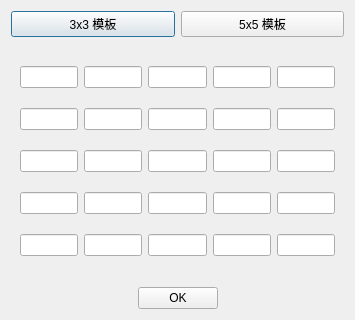
<?xml version="1.0" encoding="UTF-8"?>
<ui version="4.0">
 <class>EnhancementsConvolutionSetting</class>
 <widget class="QDialog" name="EnhancementsConvolutionSetting">
  <property name="geometry">
   <rect>
    <x>0</x>
    <y>0</y>
    <width>355</width>
    <height>320</height>
   </rect>
  </property>
  <property name="windowTitle">
   <string>Dialog</string>
  </property>
  <layout class="QVBoxLayout" name="verticalLayout">
   <item>
    <layout class="QHBoxLayout" name="horizontalLayout">
     <item>
      <widget class="QPushButton" name="pB_33">
       <property name="text">
        <string>3x3 模板</string>
       </property>
      </widget>
     </item>
     <item>
      <widget class="QPushButton" name="pB_55">
       <property name="text">
        <string>5x5 模板</string>
       </property>
      </widget>
     </item>
    </layout>
   </item>
   <item>
    <widget class="QStackedWidget" name="stack">
     <property name="currentIndex">
      <number>1</number>
     </property>
     <widget class="QWidget" name="page_33">
      <layout class="QGridLayout" name="gridLayout">
       <item row="0" column="1">
        <widget class="QLineEdit" name="lineEdit33_1"/>
       </item>
       <item row="0" column="3">
        <widget class="QLineEdit" name="lineEdit33_2"/>
       </item>
       <item row="0" column="5">
        <widget class="QLineEdit" name="lineEdit33_3"/>
       </item>
       <item row="2" column="1">
        <widget class="QLineEdit" name="lineEdit33_7"/>
       </item>
       <item row="2" column="3">
        <widget class="QLineEdit" name="lineEdit33_8"/>
       </item>
       <item row="1" column="1">
        <widget class="QLineEdit" name="lineEdit33_4"/>
       </item>
       <item row="1" column="3">
        <widget class="QLineEdit" name="lineEdit33_5"/>
       </item>
       <item row="1" column="5">
        <widget class="QLineEdit" name="lineEdit33_6"/>
       </item>
       <item row="2" column="5">
        <widget class="QLineEdit" name="lineEdit33_9"/>
       </item>
       <item row="0" column="4">
        <spacer name="horizontalSpacer_4">
         <property name="orientation">
          <enum>Qt::Horizontal</enum>
         </property>
         <property name="sizeHint" stdset="0">
          <size>
           <width>40</width>
           <height>20</height>
          </size>
         </property>
        </spacer>
       </item>
       <item row="0" column="2">
        <spacer name="horizontalSpacer_3">
         <property name="orientation">
          <enum>Qt::Horizontal</enum>
         </property>
         <property name="sizeHint" stdset="0">
          <size>
           <width>40</width>
           <height>20</height>
          </size>
         </property>
        </spacer>
       </item>
       <item row="0" column="0">
        <spacer name="horizontalSpacer">
         <property name="orientation">
          <enum>Qt::Horizontal</enum>
         </property>
         <property name="sizeHint" stdset="0">
          <size>
           <width>40</width>
           <height>20</height>
          </size>
         </property>
        </spacer>
       </item>
       <item row="0" column="6">
        <spacer name="horizontalSpacer_2">
         <property name="orientation">
          <enum>Qt::Horizontal</enum>
         </property>
         <property name="sizeHint" stdset="0">
          <size>
           <width>40</width>
           <height>20</height>
          </size>
         </property>
        </spacer>
       </item>
      </layout>
     </widget>
     <widget class="QWidget" name="page_55">
      <layout class="QGridLayout" name="gridLayout_2">
       <item row="1" column="1">
        <widget class="QLineEdit" name="lineEdit55_7"/>
       </item>
       <item row="0" column="1">
        <widget class="QLineEdit" name="lineEdit55_2"/>
       </item>
       <item row="0" column="0">
        <widget class="QLineEdit" name="lineEdit55_1"/>
       </item>
       <item row="0" column="2">
        <widget class="QLineEdit" name="lineEdit55_3"/>
       </item>
       <item row="0" column="3">
        <widget class="QLineEdit" name="lineEdit55_4"/>
       </item>
       <item row="2" column="1">
        <widget class="QLineEdit" name="lineEdit55_12"/>
       </item>
       <item row="1" column="0">
        <widget class="QLineEdit" name="lineEdit55_6"/>
       </item>
       <item row="3" column="1">
        <widget class="QLineEdit" name="lineEdit55_17"/>
       </item>
       <item row="1" column="4">
        <widget class="QLineEdit" name="lineEdit55_10"/>
       </item>
       <item row="1" column="3">
        <widget class="QLineEdit" name="lineEdit55_9"/>
       </item>
       <item row="0" column="4">
        <widget class="QLineEdit" name="lineEdit55_5"/>
       </item>
       <item row="3" column="2">
        <widget class="QLineEdit" name="lineEdit55_18"/>
       </item>
       <item row="3" column="0">
        <widget class="QLineEdit" name="lineEdit55_16"/>
       </item>
       <item row="2" column="4">
        <widget class="QLineEdit" name="lineEdit55_15"/>
       </item>
       <item row="3" column="4">
        <widget class="QLineEdit" name="lineEdit55_20"/>
       </item>
       <item row="2" column="3">
        <widget class="QLineEdit" name="lineEdit55_14"/>
       </item>
       <item row="2" column="2">
        <widget class="QLineEdit" name="lineEdit55_13"/>
       </item>
       <item row="3" column="3">
        <widget class="QLineEdit" name="lineEdit55_19"/>
       </item>
       <item row="2" column="0">
        <widget class="QLineEdit" name="lineEdit55_11"/>
       </item>
       <item row="1" column="2">
        <widget class="QLineEdit" name="lineEdit55_8"/>
       </item>
       <item row="4" column="0">
        <widget class="QLineEdit" name="lineEdit55_21"/>
       </item>
       <item row="4" column="1">
        <widget class="QLineEdit" name="lineEdit55_22"/>
       </item>
       <item row="4" column="2">
        <widget class="QLineEdit" name="lineEdit55_23"/>
       </item>
       <item row="4" column="3">
        <widget class="QLineEdit" name="lineEdit55_24"/>
       </item>
       <item row="4" column="4">
        <widget class="QLineEdit" name="lineEdit55_25"/>
       </item>
      </layout>
     </widget>
    </widget>
   </item>
   <item>
    <layout class="QHBoxLayout" name="horizontalLayout_2">
     <item>
      <spacer name="horizontalSpacer_5">
       <property name="orientation">
        <enum>Qt::Horizontal</enum>
       </property>
       <property name="sizeHint" stdset="0">
        <size>
         <width>40</width>
         <height>20</height>
        </size>
       </property>
      </spacer>
     </item>
     <item>
      <widget class="QPushButton" name="pB_ok">
       <property name="text">
        <string>OK</string>
       </property>
      </widget>
     </item>
     <item>
      <spacer name="horizontalSpacer_6">
       <property name="orientation">
        <enum>Qt::Horizontal</enum>
       </property>
       <property name="sizeHint" stdset="0">
        <size>
         <width>40</width>
         <height>20</height>
        </size>
       </property>
      </spacer>
     </item>
    </layout>
   </item>
  </layout>
 </widget>
 <resources/>
 <connections/>
</ui>
